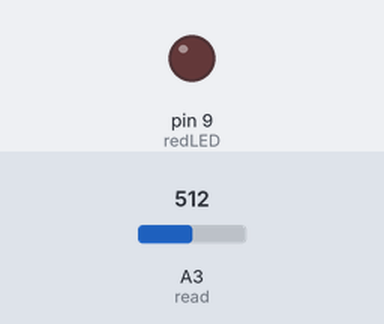
The sketch below on a simulated Arduino Uno, built with avr-gcc and run on an emulated ATmega328P. On the bench: output pins drawn as LEDs (lit = HIGH). The inputs (shaded band) are chosen by the test bench; at power-on: A3 (read) = 512.

Above: at 1.2 s.
1.3 s: A3 (read) set to 808
2.8 s: A3 (read) set to 832
At 3.3 s:
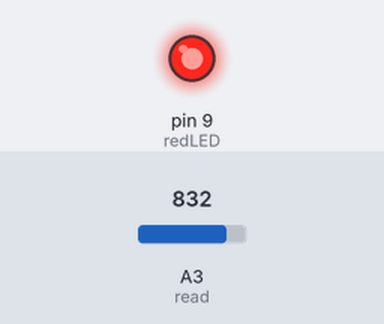
4.3 s: A3 (read) set to 716
At 5.5 s:
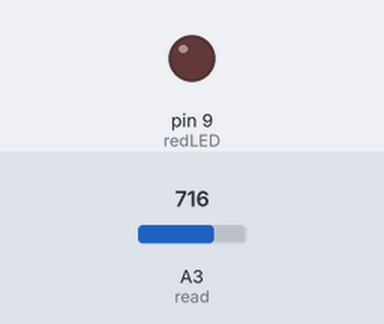
5.8 s: A3 (read) set to 900
At 6.8 s:
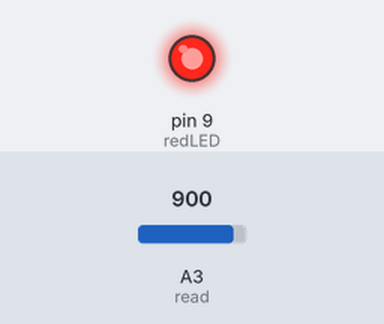
Timing chart, 0 to 8.4 s (numbered marks = the images above; inputs shaded):
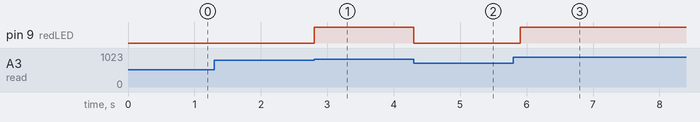

Measured:
- the behaviour switches between 818 and 819 on A3 (read) (found by bisection; images 0 and 1)
- after the input at 1.3 s, every drawn part: stays the same
- after the input at 2.8 s, pin 9 (redLED): LOW → HIGH at once
- after the input at 4.3 s, pin 9 (redLED): HIGH → LOW at once
- after the input at 5.8 s, pin 9 (redLED): LOW → HIGH after 0.10 s

The sketch:

potentiometer2.ino
```cpp
int potVal;
int V2;
int read = A3;
int redLED = 9;
int wait = 200;
void setup() {
  // put your setup code here, to run once:
  pinMode(read, INPUT);
  pinMode(redLED, OUTPUT);
  Serial.begin(9600);

}

void loop() {
  // put your main code here, to run repeatedly:
  potVal = analogRead(read);
  V2 = (5./1023.) * potVal;
  while (V2 > 3){
    digitalWrite(redLED, HIGH);
    potVal = analogRead(read);
    V2 = (5./1023.) * potVal;
  }
  digitalWrite(redLED, LOW);
  delay(wait);
}
```
